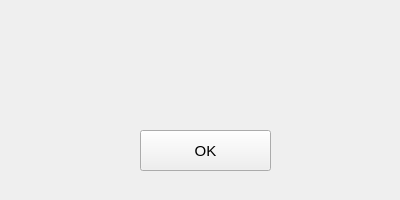
<?xml version="1.0" encoding="UTF-8"?>
<ui version="4.0">
 <class>ERR</class>
 <widget class="QWidget" name="ERR">
  <property name="geometry">
   <rect>
    <x>0</x>
    <y>0</y>
    <width>400</width>
    <height>200</height>
   </rect>
  </property>
  <property name="minimumSize">
   <size>
    <width>400</width>
    <height>200</height>
   </size>
  </property>
  <property name="maximumSize">
   <size>
    <width>400</width>
    <height>200</height>
   </size>
  </property>
  <property name="windowTitle">
   <string>Form</string>
  </property>
  <widget class="QLabel" name="err_show">
   <property name="geometry">
    <rect>
     <x>0</x>
     <y>5</y>
     <width>401</width>
     <height>101</height>
    </rect>
   </property>
   <property name="font">
    <font>
     <pointsize>11</pointsize>
    </font>
   </property>
   <property name="text">
    <string/>
   </property>
   <property name="wordWrap">
    <bool>true</bool>
   </property>
  </widget>
  <widget class="QPushButton" name="btn">
   <property name="geometry">
    <rect>
     <x>140</x>
     <y>130</y>
     <width>131</width>
     <height>41</height>
    </rect>
   </property>
   <property name="font">
    <font>
     <pointsize>11</pointsize>
    </font>
   </property>
   <property name="text">
    <string>OK</string>
   </property>
  </widget>
 </widget>
 <resources/>
 <connections/>
</ui>
